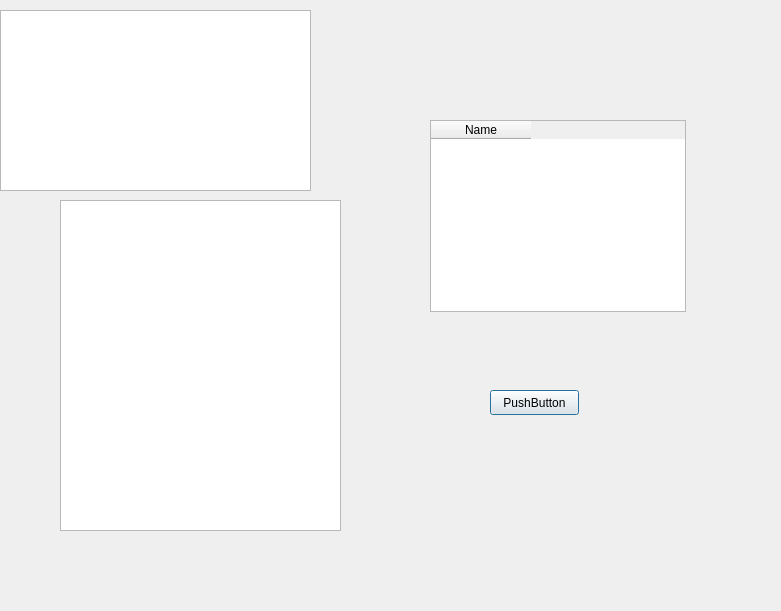
<?xml version="1.0" encoding="UTF-8"?>
<ui version="4.0">
 <class>Director</class>
 <widget class="QDialog" name="Director">
  <property name="geometry">
   <rect>
    <x>0</x>
    <y>0</y>
    <width>781</width>
    <height>611</height>
   </rect>
  </property>
  <property name="windowTitle">
   <string>Dialog</string>
  </property>
  <widget class="QListWidget" name="listWidget">
   <property name="geometry">
    <rect>
     <x>0</x>
     <y>10</y>
     <width>311</width>
     <height>181</height>
    </rect>
   </property>
  </widget>
  <widget class="QLabel" name="label">
   <property name="geometry">
    <rect>
     <x>500</x>
     <y>30</y>
     <width>211</width>
     <height>181</height>
    </rect>
   </property>
   <property name="text">
    <string/>
   </property>
  </widget>
  <widget class="QListView" name="listView">
   <property name="geometry">
    <rect>
     <x>60</x>
     <y>200</y>
     <width>281</width>
     <height>331</height>
    </rect>
   </property>
  </widget>
  <widget class="QPushButton" name="pushButton">
   <property name="geometry">
    <rect>
     <x>490</x>
     <y>390</y>
     <width>89</width>
     <height>25</height>
    </rect>
   </property>
   <property name="text">
    <string>PushButton</string>
   </property>
  </widget>
  <widget class="QTableWidget" name="tableWidget">
   <property name="geometry">
    <rect>
     <x>430</x>
     <y>120</y>
     <width>256</width>
     <height>192</height>
    </rect>
   </property>
   <column>
    <property name="text">
     <string>Name</string>
    </property>
   </column>
  </widget>
 </widget>
 <resources/>
 <connections/>
</ui>
